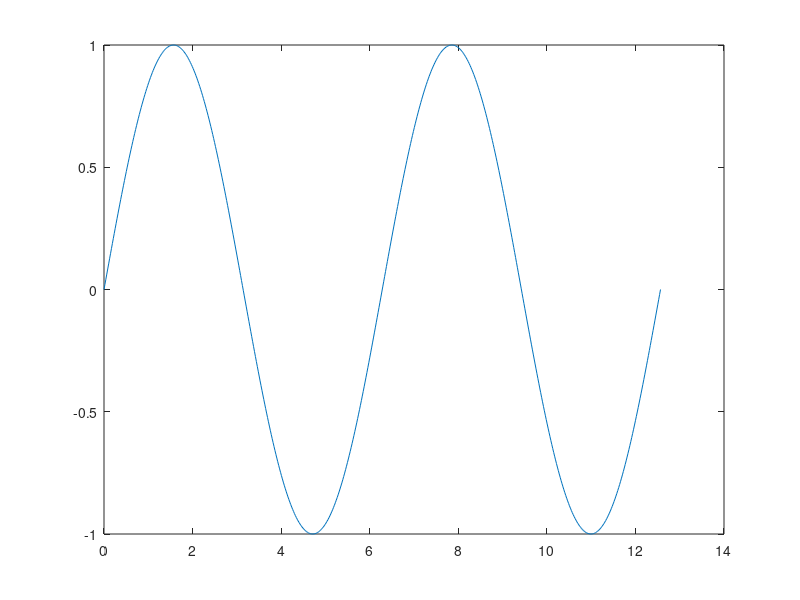

The MATLAB script that drew this image: (Note: this script raises an error after producing the figure.)
function h = demo_datatip

    %// basic sample curve
    npts = 600 ;
    x = linspace(0,4*pi,npts) ;
    y = sin(x) ;

    %// plot
    h.fig = figure ;
    h.ax = axes ;
    h.plot = plot(x,y) ;
	h.plot.Tag = 'line_data';

	% add menu to add vertical lines
	hcmenu = uicontextmenu;
	ud.hMenuHS = uimenu(hcmenu, 'Label', 'Add HS', 'Tag', 'menuAddHS', 'Callback', {@menuAddVline_Callback, h.ax});
	ud.hMenuTO = uimenu(hcmenu, 'Label', 'Add TO', 'Tag', 'menuAddTO', 'Callback', {@menuAddVline_Callback, h.ax});
	set(h.ax, 'UIContextMenu', hcmenu, 'UserData', ud);

    %// simulate some event times
    time_events = x([25 265 442]) ; %// events type 1 at index 25, 265 and 422

    %// define the target line for the new datatip
    hTarget = handle(h.plot);

    %// Add the datatip array
    h.dtip = add_datatips( time_events , hTarget ) ;


function hdtip = add_datatips( evt_times , hTarget )
    %// retrieve the datacursor manager
    cursorMode = datacursormode(gcf);
    set(cursorMode, 'UpdateFcn',@customDatatipFunction); %%, 'NewDataCursorOnClick',false);

    xdata = get(hTarget,'XData') ;
    ydata = get(hTarget,'YData') ;

    %// add the datatip for each event
    for idt = 1:numel(evt_times)
        hdtip(idt) = cursorMode.createDatatip(hTarget) ;
        set(hdtip(idt), 'MarkerSize',5, 'MarkerFaceColor','none', ...
                  'MarkerEdgeColor','r', 'Marker','o', 'HitTest','off');

        %// move it into the right place
        idx = find( xdata >= evt_times(idt), 1, 'first' ) ;%// find the index of the corresponding time
        pos = [xdata(idx) , ydata(idx) ,1 ];
		set(hdtip(idt), 'Position', pos)
%         updateDataCursors(cursorMode);
    end

function output_txt = customDatatipFunction(~,evt)
    pos = get(evt,'Position');
    idx = get(evt,'DataIndex');
    output_txt = { ...
        '*** !! Event !! ***' , ...
        ['at Time : '  num2str(pos(1),4)] ...
        ['Value: '   , num2str(pos(2),8)] ...
        ['Data index: ',num2str(idx)] ...
                };

function menuAddVline_Callback(hObject, ~, h_ax)
	% x position to add the event is at cursor position
	cursor_pos = get(h_ax, 'CurrentPoint');
	evt_time = cursor_pos(1);

	h_l = line([evt_time evt_time], h_ax.YLim);
	h_data_line = findobj(h_ax, 'Tag', 'line_data');
	add_datatips(evt_time, h_data_line)

